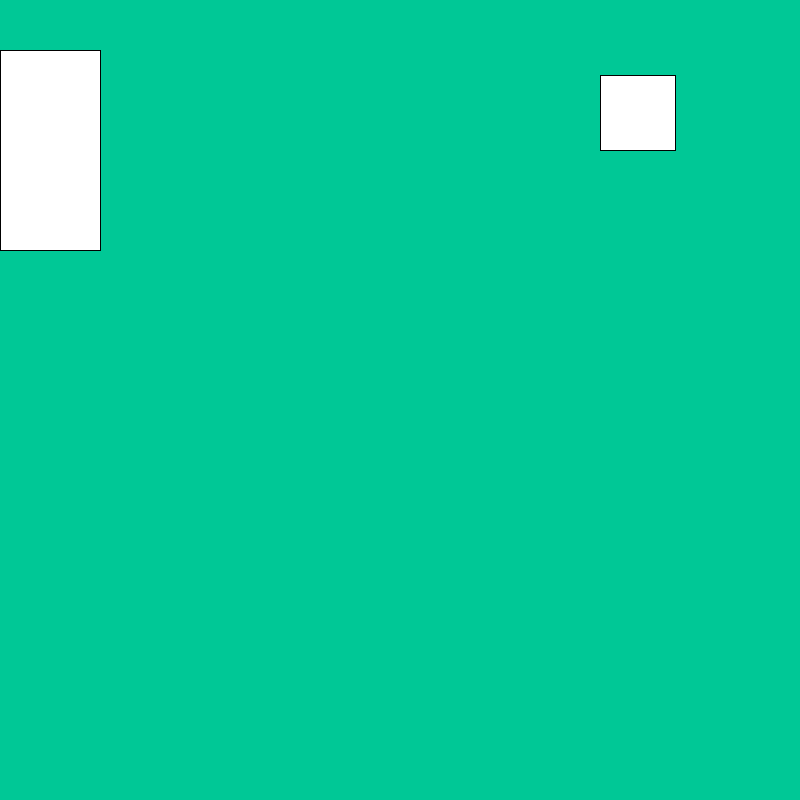
Frame 1 (no input)
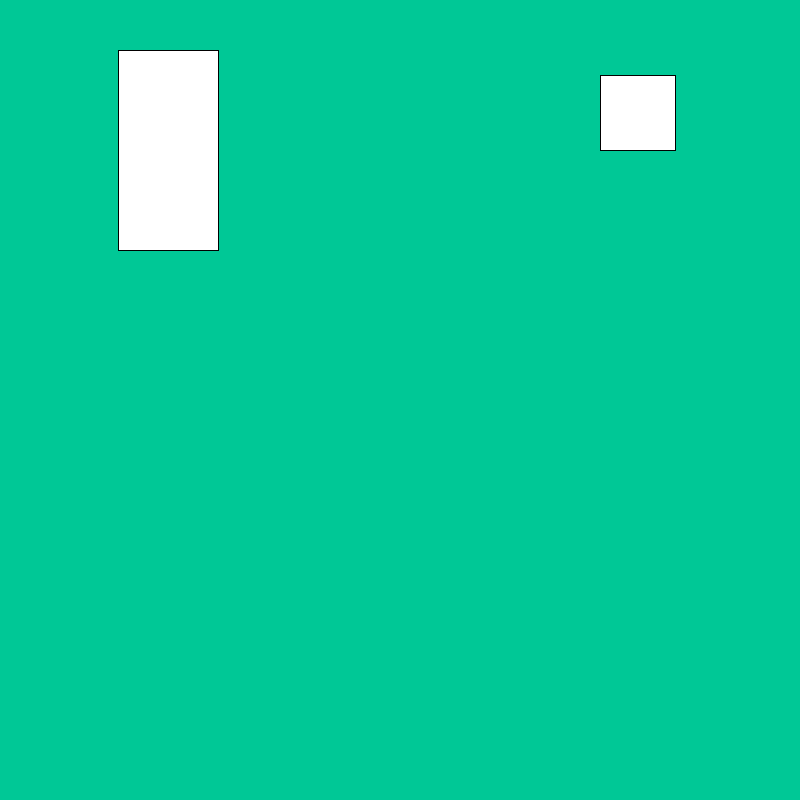
Frame 60 (the mouse pressed at the canvas centre just before this capture)
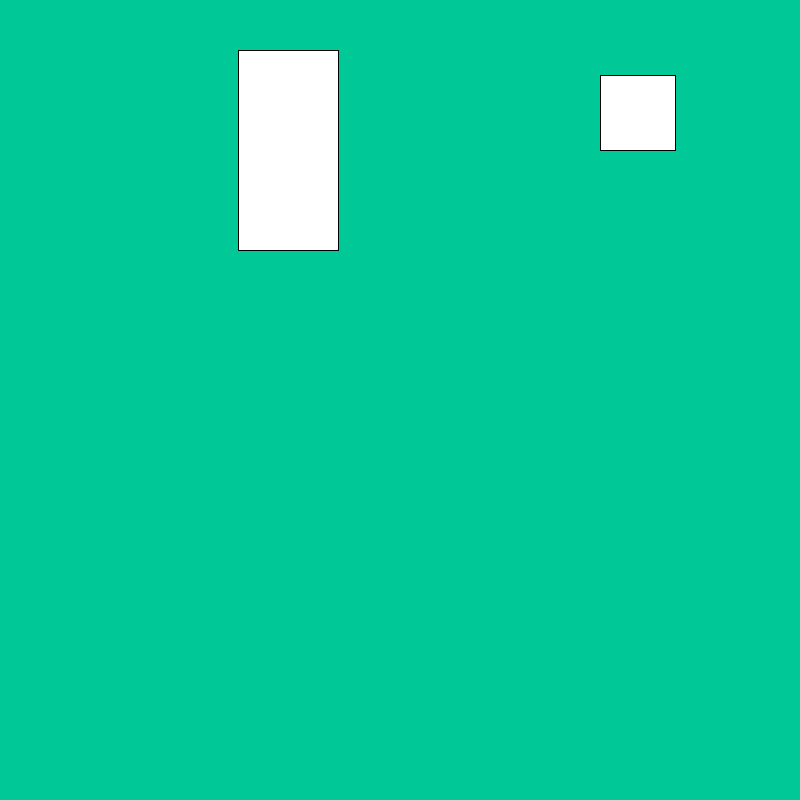
Frame 120 (the mouse held since frame 60 and released just before this capture)

The Processing sketch that drew these frames (run headless with seeded random() and noise(); from frame 60 on, the mouse is pressed at the canvas centre):

// Processing sketch: Better_Collision_Detection
// ── Better_Collision_Detection.pde
float x;

int r =0 ;
int g=200;
int b=150;

void setup() {
  size(800, 800);
  x=0;
}

void draw() {
  background(r, g, b);
  rect(x, 50, 100, 200);
  x+=2;

  if (x>800) {
    x=0;
  }
  rect(600, 75, 75, 75);

  if (675<x+100 && 600>x && 75>50 && 75+75<50+200) {
    r=200;
    g=10;
    b=150;
  } else {
    r=0;
    g=200;
    b=150;
  }
}
